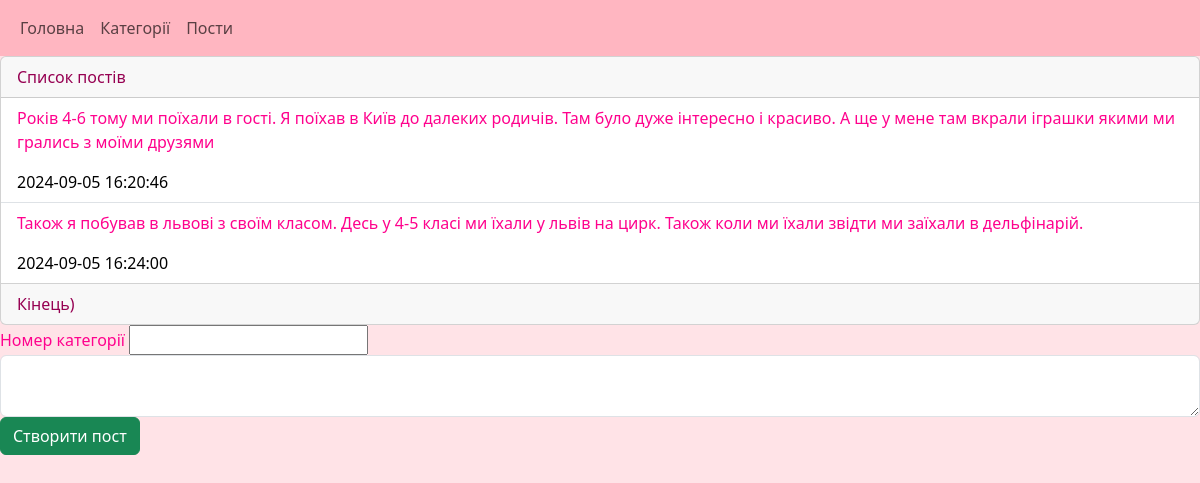
The page /categories/3 on the database its author committed.
### tables this page shows
CREATE TABLE post (
post_id INTEGER PRIMARY KEY AUTOINCREMENT,
category_id INTEGER,
text TEXT,
datetime TEXT NOT NULL DEFAULT CURRENT_TIMESTAMP,
FOREIGN KEY(category_id) REFERENCES category(category_id)

);

### main.py (the view)
@app.route("/categories/<id>", methods=["GET", "POST"])
def posts_by_category(id):
    if request.method == "POST":
        category_id = request.form.get("category_id")
        text = request.form.get("text")
        db.addPost(category_id, text)
        return redirect(f"/categories/{id}")
    return render_template("post_list.html",
                           post_list=db.getPostsByCategory(id))

### db.py (called while the page is built)
def open():
    global conn, cursor
    conn = sqlite3.connect(db_name)
    cursor = conn.cursor()

def close():
    cursor.close()
    conn.close()

def getPostsByCategory(category_id):
    open()
    cursor.execute("SELECT * FROM post WHERE category_id = ?", [category_id])
    res = cursor.fetchall()
    close()
    return res

### templates/post_list.html (shortened to what this page needs)
{% extends "base.html" %}
{% block content %}
<div class="card">
    <div class="card-header">Список постів</div>
    <ul class="list-group list-group-flush">
    {% for p in post_list %}
            <li class="list-group-item">
                <p>{{p[2]}}</p>
                <span>{{p[3]}}</spamn
    {% endfor %}
    </ul>
    <div class="card-footer">
        Кінець)
    </div>
</div>
<div class="mb-3">
    <form method="post">
        <label>Номер категорії</label>
        <input type="number" name="category_id">
        <textarea class="form-control" name="text" ></textarea>
        <input type='submit' value="Створити пост" class="btn btn-success">
    </form>
</div>
{% endblock %}

### static/style.css (style rules this page uses)
body { background: rgb(255, 227, 231); }
.list-group-item a,p,span { text-decoration: none; color: rgb(255, 2, 141); }
.list-group-item span { text-decoration: none; color: rgb(0, 0, 0); }
.mb-3 { color: rgb(255, 2, 141); }
.card-footer { color: rgb(150, 0, 82); }
.card-header { color: rgb(150, 0, 82); }

### rows shown on the page
post: text "Років 4-6 тому ми поїхали в гості. Я поїхав в Київ до далеких родичів. Там було дуже інтересно і красиво. А ще у мене там вкрали іграшки якими ми грались з моїми друзями", datetime "2024-09-05 16:20:46"
post: text "Також я побував в львові з своїм класом. Десь у 4-5 класі ми їхали у львів на цирк. Також коли ми їхали звідти ми заїхали в дельфінарій.", datetime "2024-09-05 16:24:00"
